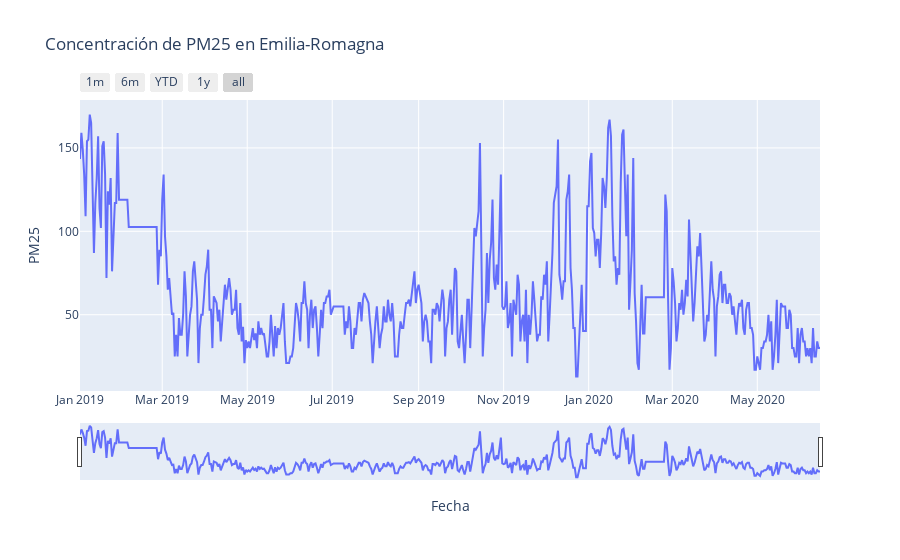
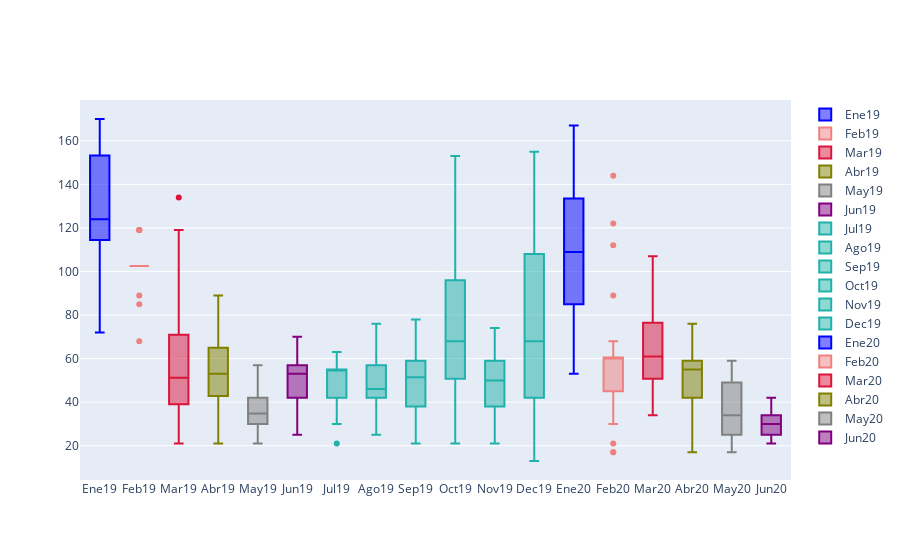
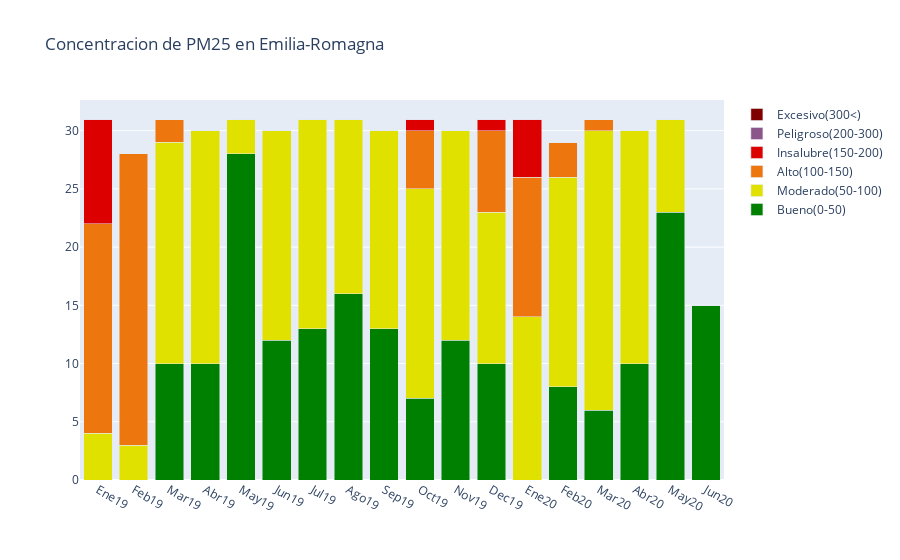

Here is the notebook cell these charts were saved with, in order:
### Code cell
import plotly.express as px
import plotly.graph_objects as go
import pandas as pd

ciudad = 'Emilia-Romagna'# ,'Beijing'
cont = 'PM25'
df = contaminf2[contaminf2['Ciudad'] == ciudad]
fig = px.line(df, x='Fecha', y=cont, title='Concentración de '+cont+' en ' + ciudad)

fig.update_xaxes(
    rangeslider_visible=True,
    rangeselector=dict(
        buttons=list([
            dict(count=1, label="1m", step="month", stepmode="backward"),
            dict(count=6, label="6m", step="month", stepmode="backward"),
            dict(count=1, label="YTD", step="year", stepmode="todate"),
            dict(count=1, label="1y", step="year", stepmode="backward"),
            dict(step="all")])))
fig.show()

# boxplot
df =contaminf2[contaminf2['Ciudad'] == ciudad]
y0 = np.random.randn(50)
y1 = np.random.randn(50) + 1 # shift mean

fig = go.Figure()
fig.add_trace(go.Box(y=df[(df['Mes']=='01')&(df['Año']=='2019')][cont], name='Ene19',marker_color = 'rgb(0, 0, 255)'))
fig.add_trace(go.Box(y=df[(df['Mes']=='02')&(df['Año']=='2019')][cont], name = 'Feb19', marker_color = 'rgb(240, 128, 128)'))
fig.add_trace(go.Box(y=df[(df['Mes']=='03')&(df['Año']=='2019')][cont], name = 'Mar19', marker_color = 'rgb(220, 20, 60)'))
fig.add_trace(go.Box(y=df[(df['Mes']=='04')&(df['Año']=='2019')][cont], name = 'Abr19', marker_color = 'rgb(128, 128, 0)'))
fig.add_trace(go.Box(y=df[(df['Mes']=='05')&(df['Año']=='2019')][cont], name = 'May19', marker_color = 'rgb(128, 128, 128)'))
fig.add_trace(go.Box(y=df[(df['Mes']=='06')&(df['Año']=='2019')][cont], name = 'Jun19', marker_color = 'rgb(128, 0, 128)'))
fig.add_trace(go.Box(y=df[(df['Mes']=='07')&(df['Año']=='2019')][cont], name = 'Jul19', marker_color = 'lightseagreen'))
fig.add_trace(go.Box(y=df[(df['Mes']=='08')&(df['Año']=='2019')][cont], name = 'Ago19', marker_color = 'lightseagreen'))
fig.add_trace(go.Box(y=df[(df['Mes']=='09')&(df['Año']=='2019')][cont], name = 'Sep19', marker_color = 'lightseagreen'))
fig.add_trace(go.Box(y=df[(df['Mes']=='10')&(df['Año']=='2019')][cont], name = 'Oct19', marker_color = 'lightseagreen'))
fig.add_trace(go.Box(y=df[(df['Mes']=='11')&(df['Año']=='2019')][cont], name = 'Nov19', marker_color = 'lightseagreen'))
fig.add_trace(go.Box(y=df[(df['Mes']=='12')&(df['Año']=='2019')][cont], name = 'Dec19', marker_color = 'lightseagreen'))
fig.add_trace(go.Box(y=df[(df['Mes']=='01')&(df['Año']=='2020')][cont], name = 'Ene20', marker_color = 'rgb(0, 0, 255)'))
fig.add_trace(go.Box(y=df[(df['Mes']=='02')&(df['Año']=='2020')][cont], name = 'Feb20', marker_color = 'rgb(240, 128, 128)'))
fig.add_trace(go.Box(y=df[(df['Mes']=='03')&(df['Año']=='2020')][cont], name = 'Mar20', marker_color = 'rgb(220, 20, 60)'))
fig.add_trace(go.Box(y=df[(df['Mes']=='04')&(df['Año']=='2020')][cont], name = 'Abr20', marker_color = 'rgb(128, 128, 0)'))
fig.add_trace(go.Box(y=df[(df['Mes']=='05')&(df['Año']=='2020')][cont], name = 'May20', marker_color = 'rgb(128, 128, 128)'))
fig.add_trace(go.Box(y=df[(df['Mes']=='06')&(df['Año']=='2020')][cont], name = 'Jun20', marker_color = 'rgb(128, 0, 128)'))
fig.show()

# bar plot
df = contaminf2[contaminf2['Ciudad'] == ciudad]
verde = []
amarill = []
naranj = []
rojo = []
morado = []
guinda = []
 
for j in [cont]:
    # para 2019
    for mes in df['Mes'].unique().tolist():       
        df1  = df[(df['Mes'] == mes)&(df['Año']=='2019')]
        verde.append(df1[df1[j]<50].shape[0])
        amarill.append(df1[(df1[j]<100) & (df1[j]>=50)].shape[0])    
        naranj.append(df1[(df1[j]<150) & (df1[j]>=100)].shape[0])
        rojo.append(df1[(df1[j]<200) & (df1[j]>=150)].shape[0])
        morado.append(df1[(df1[j]<300) & (df1[j]>=200)].shape[0])
        guinda.append(df1[df1[j]>=300].shape[0])
        
    #para 2020
    for mes in ['01','02','03','04','05','06']:       
        df1  = df[(df['Mes'] == mes)&(df['Año']=='2020')]
        verde.append(df1[df1[j]<50].shape[0])
        amarill.append(df1[(df1[j]<100) & (df1[j]>=50)].shape[0])
        naranj.append(df1[(df1[j]<150) & (df1[j]>=100)].shape[0])
        rojo.append(df1[(df1[j]<200) & (df1[j]>=150)].shape[0])
        morado.append(df1[(df1[j]<300) & (df1['PM25']>=200)].shape[0])
        guinda.append(df1[df1[j]>=300].shape[0]) 

import plotly.graph_objects as go

x=['Ene19', 'Feb19', 'Mar19', 'Abr19','May19','Jun19','Jul19','Ago19','Sep19','Oct19','Nov19','Dec19','Ene20', 'Feb20', 'Mar20', 'Abr20','May20','Jun20']

fig = go.Figure(go.Bar(x=x, y=verde, name='Bueno(0-50)',marker_color='rgb(0, 128, 0)'))
fig.add_trace(go.Bar(x=x, y=amarill, name='Moderado(50-100)',marker_color='rgb(225, 225, 0)'))
fig.add_trace(go.Bar(x=x, y=naranj, name='Alto(100-150)',marker_color='rgb(237,118,14)'))
fig.add_trace(go.Bar(x=x, y=rojo, name='Insalubre(150-200)',marker_color='rgb(220, 0, 0)'))
fig.add_trace(go.Bar(x=x, y=morado, name='Peligroso(200-300)',marker_color='rgb(140,086,138)'))
fig.add_trace(go.Bar(x=x, y=guinda, name='Excesivo(300<)',marker_color='rgb(128, 0,0)'))

fig.update_layout(barmode='stack')
fig.update_layout(title_text='Concentracion de '+cont+' en ' + ciudad )
fig.show()
print(deaths[deaths['Ciudad'] ==ciudad]['Muertes'])

### Figure 1 — Plotly figure (JSON) as saved in the notebook; plotly's stock layout.template omitted (floating-point values rounded to 4 significant figures; data arrays with more than 128 entries replaced by an {"elided": "..."} marker saying what was removed)
{"data": [{"hovertemplate": "Fecha=%{x}<br>PM25=%{y}<extra></extra>", "legendgroup": "", "line": {"color": "#636efa", "dash": "solid"}, "mode": "lines", "name": "", "orientation": "v", "showlegend": false, "type": "scatter", "x": {"elided": "532 str values"}, "xaxis": "x", "y": {"elided": "532 float values"}, "yaxis": "y"}], "layout": {"legend": {"tracegroupgap": 0}, "title": {"text": "Concentración de PM25 en Emilia-Romagna"}, "xaxis": {"anchor": "y", "domain": [0, 1], "rangeselector": {"buttons": [{"count": 1, "label": "1m", "step": "month", "stepmode": "backward"}, {"count": 6, "label": "6m", "step": "month", "stepmode": "backward"}, {"count": 1, "label": "YTD", "step": "year", "stepmode": "todate"}, {"count": 1, "label": "1y", "step": "year", "stepmode": "backward"}, {"step": "all"}]}, "rangeslider": {"visible": true}, "title": {"text": "Fecha"}}, "yaxis": {"anchor": "x", "domain": [0, 1], "title": {"text": "PM25"}}}}

### Figure 2 — Plotly figure (JSON) as saved in the notebook; plotly's stock layout.template omitted (floating-point values rounded to 4 significant figures)
{"data": [{"marker": {"color": "rgb(0, 0, 255)"}, "name": "Ene19", "type": "box", "y": [143.3, 159, 149, 134, 109, 154, 155, 170, 165, 114, 87, 117, 132, 157, 114, 102, 151, 154, 134, 72, 124, 116, 132, 76, 95, 117, 117, 159, 119, 119, 119]}, {"marker": {"color": "rgb(240, 128, 128)"}, "name": "Feb19", "type": "box", "y": [119, 119, 119, 119, 102.6, 102.6, 102.6, 102.6, 102.6, 102.6, 102.6, 102.6, 102.6, 102.6, 102.6, 102.6, 102.6, 102.6, 102.6, 102.6, 102.6, 102.6, 102.6, 102.6, 102.6, 68, 89, 85]}, {"marker": {"color": "rgb(220, 20, 60)"}, "name": "Mar19", "type": "box", "y": [119, 134, 97, 85, 65, 72, 57, 50, 51.17, 25, 38, 25, 48, 38, 38, 50, 76, 61, 25, 38, 50, 55, 76, 82, 68, 59, 21, 42, 50, 50, 61]}, {"marker": {"color": "rgb(128, 128, 0)"}, "name": "Abr19", "type": "box", "y": [74, 79, 89, 53, 53, 30, 61, 59, 57, 46, 53, 34, 46, 57, 68, 59, 65, 72, 65, 50, 53, 53, 65, 42, 38, 57, 34, 42.83, 21, 34.8]}, {"marker": {"color": "rgb(128, 128, 128)"}, "name": "May19", "type": "box", "y": [30, 34, 30, 38, 42, 34.8, 38.8, 30, 46, 38, 42, 38, 38.8, 32.17, 25, 25, 34, 50, 34, 25, 43.17, 30, 42, 38, 42, 50, 57, 34, 21, 21, 21]}, {"marker": {"color": "rgb(128, 0, 128)"}, "name": "Jun19", "type": "box", "y": [25, 25, 30, 46, 57, 53, 46, 34, 57, 57, 70, 57, 53, 30, 50, 59, 42, 53, 55, 42, 25, 38, 53, 42, 57, 57, 61, 61, 65, 50]}, {"marker": {"color": "lightseagreen"}, "name": "Jul19", "type": "box", "y": [53, 55, 55, 55, 55, 55, 55, 55, 55, 38, 46, 42, 55, 46, 30, 30, 42, 38, 50, 57, 57, 46, 59, 63, 61, 59, 57, 46, 38, 21, 38]}, {"marker": {"color": "lightseagreen"}, "name": "Ago19", "type": "box", "y": [46, 55, 42, 30, 38, 42, 55, 46, 46, 59, 50, 46, 57, 46, 25, 25, 25, 38, 46, 42, 42, 50, 57, 57, 59, 55, 63, 70, 76, 57, 65]}, {"marker": {"color": "lightseagreen"}, "name": "Sep19", "type": "box", "y": [68, 63, 57, 34, 46, 50, 46, 34, 34, 21, 53, 53, 50, 57, 55, 46, 55, 65, 59, 25, 42, 46, 59, 65, 38, 65, 78, 76, 34, 30]}, {"marker": {"color": "lightseagreen"}, "name": "Oct19", "type": "box", "y": [38, 50, 34, 21, 38, 59, 59, 30, 53, 74, 102, 97, 104, 112, 153, 72, 25, 42, 53, 87, 57, 82.83, 93, 119, 72, 65, 80, 68, 99, 134, 55]}, {"marker": {"color": "lightseagreen"}, "name": "Nov19", "type": "box", "y": [53, 55, 70, 42, 46, 57, 25, 59, 55, 50, 74, 68, 34, 46, 50, 34, 65, 21, 50, 38, 50, 70, 59, 46, 34, 38, 38, 61, 59, 74]}, {"marker": {"color": "lightseagreen"}, "name": "Dec19", "type": "box", "y": [68, 82, 34, 50, 68, 87, 117, 122, 127, 155, 74, 68, 59, 70, 70, 119, 124, 134, 78, 65, 42, 42, 13, 13, 34, 46, 68, 40.25, 40.25, 40.25, 115]}, {"marker": {"color": "rgb(0, 0, 255)"}, "name": "Ene20", "type": "box", "y": [115, 142, 147, 102, 99, 85, 95, 95, 78, 99, 132, 127, 114, 132, 162, 167, 157, 109, 82, 85, 68, 78, 74, 129, 158, 161, 127, 97, 134, 53, 70]}, {"marker": {"color": "rgb(240, 128, 128)"}, "name": "Feb20", "type": "box", "y": [89, 144, 63, 46, 21, 17, 42, 68, 38.8, 38.8, 60.51, 60.51, 60.51, 60.51, 60.51, 60.51, 60.51, 60.51, 60.51, 60.51, 60.51, 60.51, 60.51, 60.51, 122, 112, 59, 17, 30]}, {"marker": {"color": "rgb(220, 20, 60)"}, "name": "Mar20", "type": "box", "y": [78, 69.67, 57, 34, 42, 57, 53, 65, 50, 57, 71, 61, 107, 87, 68, 46, 57, 72, 91, 85, 99, 78, 53, 34, 38, 50, 46, 65, 82, 65, 59]}, {"marker": {"color": "rgb(128, 128, 0)"}, "name": "Abr20", "type": "box", "y": [25, 55, 61, 74, 76, 57, 68, 68, 57, 57, 63, 61, 50, 55, 46, 38, 50, 57, 55, 59, 42, 38, 53, 57, 57, 42, 42, 38, 17, 17]}, {"marker": {"color": "rgb(128, 128, 128)"}, "name": "May20", "type": "box", "y": [25, 21, 17, 30, 30, 34, 34, 38, 50, 34, 46, 17, 25, 38, 59, 21, 38, 57, 55, 55, 55, 42, 42, 53, 50, 30, 30, 25, 25, 42, 21]}, {"marker": {"color": "rgb(128, 0, 128)"}, "name": "Jun20", "type": "box", "y": [38, 42, 34, 34, 25, 30, 25, 30, 21, 42, 25, 25, 34, 30, 30]}], "layout": {}}

### Figure 3 — Plotly figure (JSON) as saved in the notebook; plotly's stock layout.template omitted (floating-point values rounded to 4 significant figures)
{"data": [{"marker": {"color": "rgb(0, 128, 0)"}, "name": "Bueno(0-50)", "type": "bar", "x": ["Ene19", "Feb19", "Mar19", "Abr19", "May19", "Jun19", "Jul19", "Ago19", "Sep19", "Oct19", "Nov19", "Dec19", "Ene20", "Feb20", "Mar20", "Abr20", "May20", "Jun20"], "y": [0, 0, 10, 10, 28, 12, 13, 16, 13, 7, 12, 10, 0, 8, 6, 10, 23, 15]}, {"marker": {"color": "rgb(225, 225, 0)"}, "name": "Moderado(50-100)", "type": "bar", "x": ["Ene19", "Feb19", "Mar19", "Abr19", "May19", "Jun19", "Jul19", "Ago19", "Sep19", "Oct19", "Nov19", "Dec19", "Ene20", "Feb20", "Mar20", "Abr20", "May20", "Jun20"], "y": [4, 3, 19, 20, 3, 18, 18, 15, 17, 18, 18, 13, 14, 18, 24, 20, 8, 0]}, {"marker": {"color": "rgb(237,118,14)"}, "name": "Alto(100-150)", "type": "bar", "x": ["Ene19", "Feb19", "Mar19", "Abr19", "May19", "Jun19", "Jul19", "Ago19", "Sep19", "Oct19", "Nov19", "Dec19", "Ene20", "Feb20", "Mar20", "Abr20", "May20", "Jun20"], "y": [18, 25, 2, 0, 0, 0, 0, 0, 0, 5, 0, 7, 12, 3, 1, 0, 0, 0]}, {"marker": {"color": "rgb(220, 0, 0)"}, "name": "Insalubre(150-200)", "type": "bar", "x": ["Ene19", "Feb19", "Mar19", "Abr19", "May19", "Jun19", "Jul19", "Ago19", "Sep19", "Oct19", "Nov19", "Dec19", "Ene20", "Feb20", "Mar20", "Abr20", "May20", "Jun20"], "y": [9, 0, 0, 0, 0, 0, 0, 0, 0, 1, 0, 1, 5, 0, 0, 0, 0, 0]}, {"marker": {"color": "rgb(140,086,138)"}, "name": "Peligroso(200-300)", "type": "bar", "x": ["Ene19", "Feb19", "Mar19", "Abr19", "May19", "Jun19", "Jul19", "Ago19", "Sep19", "Oct19", "Nov19", "Dec19", "Ene20", "Feb20", "Mar20", "Abr20", "May20", "Jun20"], "y": [0, 0, 0, 0, 0, 0, 0, 0, 0, 0, 0, 0, 0, 0, 0, 0, 0, 0]}, {"marker": {"color": "rgb(128, 0,0)"}, "name": "Excesivo(300<)", "type": "bar", "x": ["Ene19", "Feb19", "Mar19", "Abr19", "May19", "Jun19", "Jul19", "Ago19", "Sep19", "Oct19", "Nov19", "Dec19", "Ene20", "Feb20", "Mar20", "Abr20", "May20", "Jun20"], "y": [0, 0, 0, 0, 0, 0, 0, 0, 0, 0, 0, 0, 0, 0, 0, 0, 0, 0]}], "layout": {"barmode": "stack", "title": {"text": "Concentracion de PM25 en Emilia-Romagna"}}}
